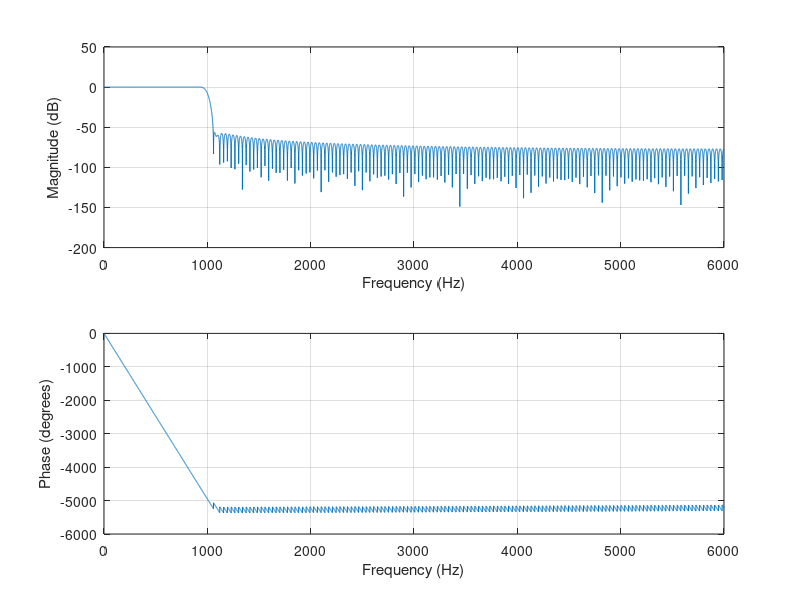
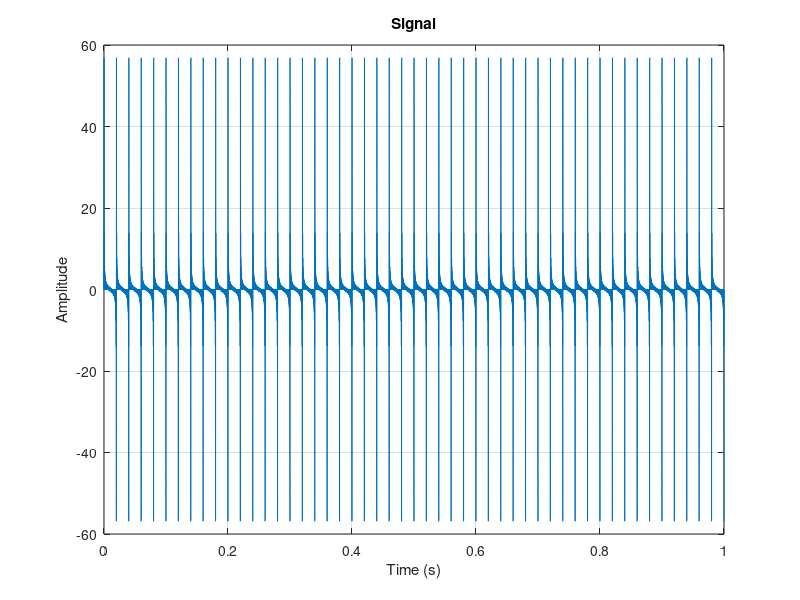
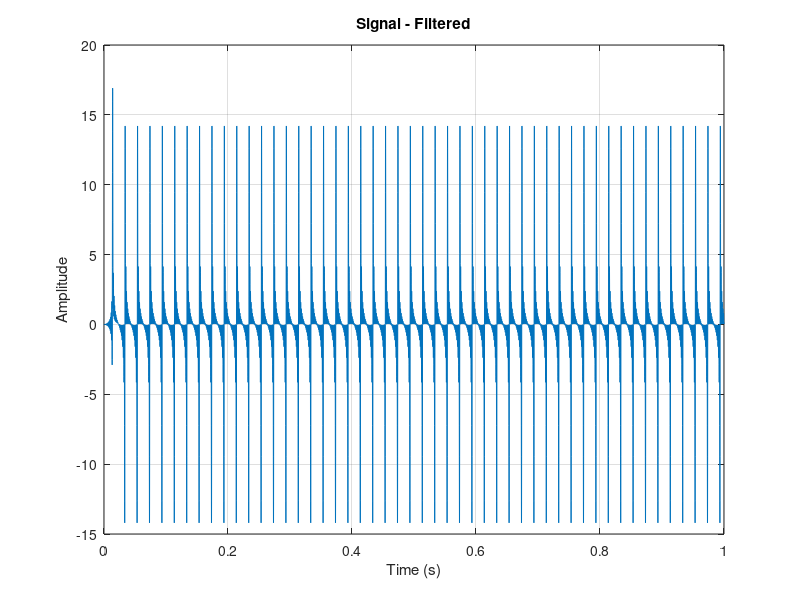
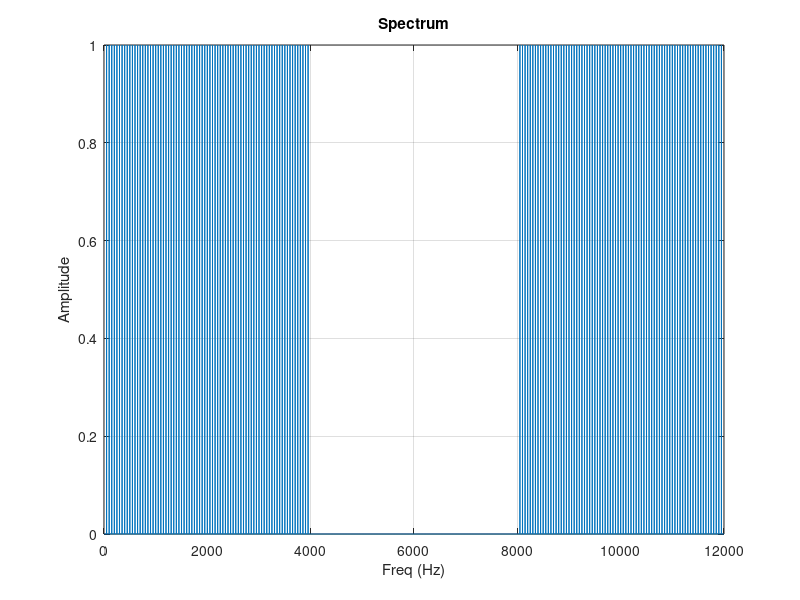

Recreate these plots in MATLAB, in order.
fs = 12000;
N = 12000;

Nb = 330;
f0 = 1000 / (fs / 2);
b = fir1(Nb, f0, 'low');

% Print filter coefficients (float64_t)
fprintf('%.15g, ', b);
fprintf('\n');

% Print filter coefficients (q15_t)
b_q15 = int16(round(b * 32768));
b_q15(b_q15 > 32767) = 32767;
b_q15(b_q15 < -32768) = -32768;
fprintf('%d, ', b_q15);
fprintf('\n');

% Frequency characteristics
freqz(b, 1, N, fs);

% Verification
ts = 1 / fs;
t = (0:N-1)*ts;
df = (fs/N);
f = (0:N-1)*df;

X = 0;
for n = 1:79
    X = X + sin(2*pi*n*50*t);
end
% 16-bit uniform quantization
X = round((X + 1)*32767.5)/32767.5 - 1;

figure;
plot(t, X);
xlabel('Time (s)');
ylabel('Amplitude');
title('Signal');
grid on;

XF = filter(b, 1, X);

figure;
plot(t, XF);
xlabel('Time (s)');
ylabel('Amplitude');
title('Signal - Filtered');
grid on;

Y = 2 * abs(fft(X)) / N;

figure;
plot(f, Y);
ylim([0.0 1.0]);
xlabel("Freq (Hz)");
ylabel("Amplitude");
title('Spectrum');
grid on;

YF = 2 * abs(fft(XF)) / N;

figure;
plot(f, YF);
ylim([0.0 1.0]);
xlabel("Freq (Hz)");
ylabel("Amplitude");
title('Spectrum - Filtered');
grid on;
